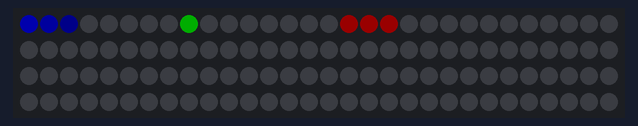
Bench run of a sketch on a simulated ESP32. Shown: 120 RGB LEDs in strip order, left to right, continuing on the next row. Dim RGB values are drawn brighter than linear; colours are those a GRB WS2812 strip shows for the declared byte order.

Above: at 2.15 s.

The sketch:

LED_STRIP_TEST.ino
```cpp
#include "FastLED.h"

#define NUM_LEDS 120
#define Data_Pin 25
#define chipset WS2812B
#define BRIGHTNESS 50
#define LEDSECTIONS 3

CRGB rawleds[NUM_LEDS];
CRGBSet leds(rawleds, NUM_LEDS);
CRGBSet leds1(leds(0, 7));
CRGBSet leds2(leds(8, 15));
CRGBSet leds3(leds(16, 23));

struct CRGB *ledarray[] = {leds1, leds2, leds3}; // An array of the CRGBSet arrays
uint8_t sizearray[] = {8, 8, 8}; // Size of the above arrays

struct WipeEffect {
  uint8_t index = 0;
  bool active = false;
  bool reverse = false;
  CRGB color;
  uint32_t lastUpdate = 0;
  uint32_t interval;
};

WipeEffect effects[LEDSECTIONS]; // Store animation state for each segment

void setup() {
  delay(2000); // power-up safety delay
  FastLED.addLeds<chipset, Data_Pin>(leds, NUM_LEDS);
  FastLED.setBrightness(BRIGHTNESS);
  FastLED.setMaxPowerInVoltsAndMilliamps(5, 1500);
  set_max_power_indicator_LED(13);

  // Initialize wipe effects
  __init__CD77_colorwipe(0, CRGB::Blue, 100, 1);
  __init__CD77_colorwipe(1, CRGB::Red, 100, 0);
  __init__CD77_colorwipe(2, CRGB::Green, 100, 1);

}

void loop() {
  updateCD77_colorwipe();
  FastLED.show();
}

// Start a new wipe animation
void __init__CD77_colorwipe(uint8_t y, CRGB color, uint32_t wait, bool reverse) {
  if (y < LEDSECTIONS) { // Ensure valid index
    effects[y].index = 0;
    effects[y].active = true;
    effects[y].color = color;
    effects[y].lastUpdate = millis();
    effects[y].interval = wait;
    effects[y].reverse = reverse;
  }
}

// Non-blocking function to update wipes
void updateCD77_colorwipe() {
  uint32_t now = millis();

  for (uint8_t y = 0; y < LEDSECTIONS; y++) {
    if (effects[y].active && now - effects[y].lastUpdate >= effects[y].interval) {
      effects[y].lastUpdate = now;

      int8_t i = effects[y].index; // Allow negative values for reversing

      // Clear previous position
      if ((effects[y].reverse && i < sizearray[y] - 3) || (!effects[y].reverse && i > 2)) {
        ledarray[y][effects[y].reverse ? i + 3 : i - 3] = CRGB::Black;
      }

      // Set the new moving "wipe" with fading effect
      if (i >= 0 && i < sizearray[y]) {
        ledarray[y][i] = effects[y].color;
        if (effects[y].reverse) {
          if (i < sizearray[y] - 1) ledarray[y][i + 1] = effects[y].color - 100;
          if (i < sizearray[y] - 2) ledarray[y][i + 2] = effects[y].color - 200;
        } else {
          if (i > 0) ledarray[y][i - 1] = effects[y].color - 100;
          if (i > 1) ledarray[y][i - 2] = effects[y].color - 200;
        }

        // Move index in correct direction
        effects[y].index += effects[y].reverse ? -1 : 1;
      } else {
        // Reset index to loop the animation and
        if (effects[y].reverse) {
          if (i < sizearray[y] - 1) ledarray[y][i + 1] = CRGB::Black;
          if (i < sizearray[y] - 2) ledarray[y][i + 2] = CRGB::Black;
        } else {
          if (i > 0) ledarray[y][i - 1] = CRGB::Black;
          if (i > 1) ledarray[y][i - 2] = CRGB::Black;
        }
        effects[y].index = effects[y].reverse ? sizearray[y] - 1 : 0;
      }
    }
  }
}
```
